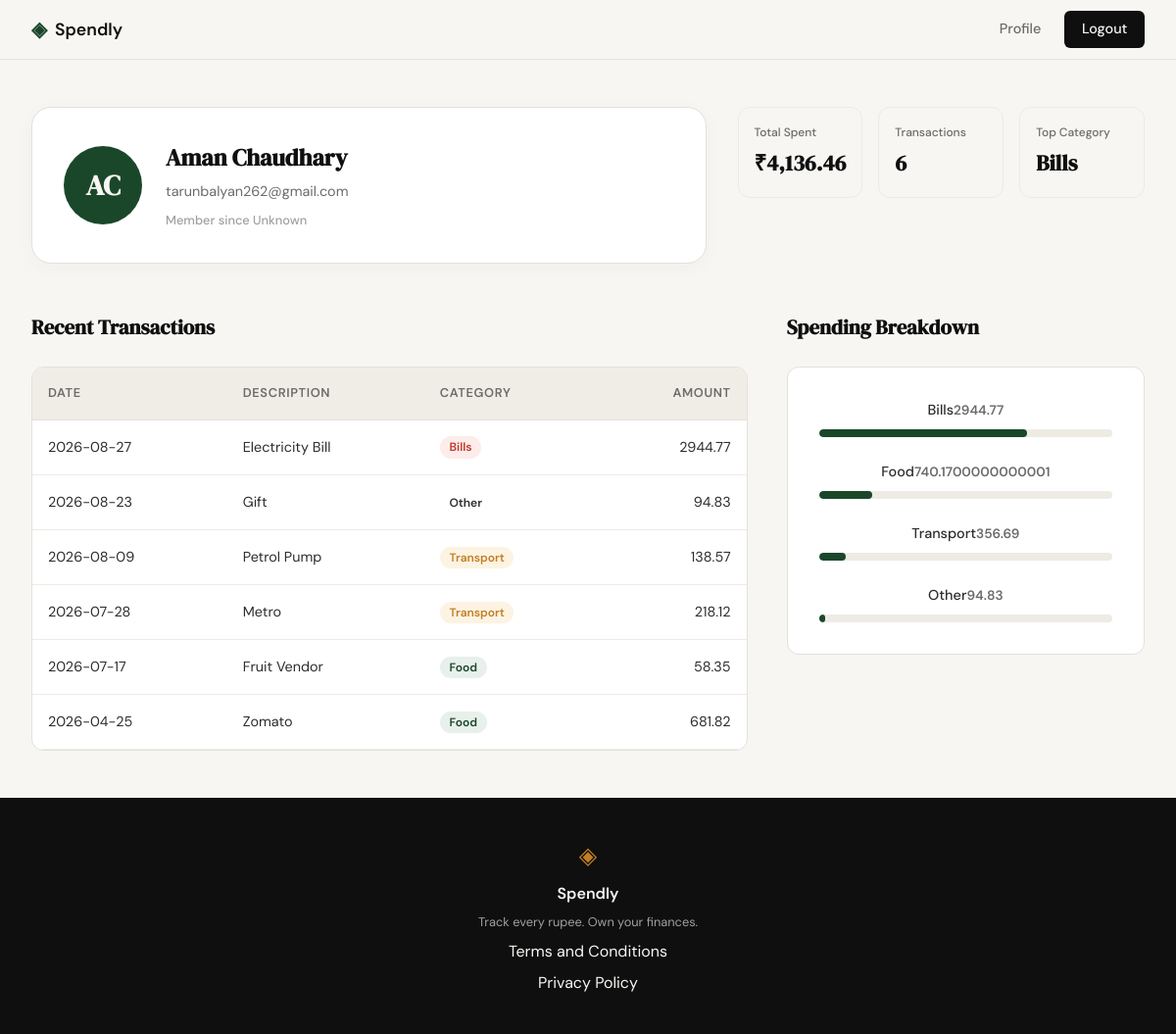
/profile (signed in), run on the app's committed database.
### tables this page shows
CREATE TABLE users (
                id INTEGER PRIMARY KEY AUTOINCREMENT,
                name TEXT NOT NULL,
                email TEXT NOT NULL UNIQUE,
                password TEXT NOT NULL
            );

CREATE TABLE expenses (
                id INTEGER PRIMARY KEY AUTOINCREMENT,
                user_id INTEGER NOT NULL,
                amount REAL NOT NULL,
                category TEXT NOT NULL,
                date TEXT NOT NULL,
                description TEXT,
                FOREIGN KEY (user_id) REFERENCES users (id)
            );

### app.py (the view)
@app.route("/profile")
def profile():
    user_id = session.get("user_id")
    if not user_id:
        flash("Please sign in to view your profile", "error")
        return redirect(url_for("login"))
    user_data = get_user_by_id(user_id)
    if not user_data:
        flash("User not found", "error")
        return redirect(url_for("login"))
    user = {
        "name": user_data["name"],
        "email": user_data["email"],
        "member_since": user_data["member_since"],
        "initials": "".join([n[0].upper() for n in user_data["name"].split()])
    }
    raw_stats = get_summary_stats(user_id)
    stats = {
        "total_spent": f"₹{raw_stats['total_spent']:,.2f}",
        "transaction_count": raw_stats["transaction_count"],
        "top_category": raw_stats["top_category"]
    }
    transactions = get_recent_transactions(user_id)
    categories = get_category_breakdown(user_id)
    return render_template(
        "profile.html",
        user=user,
        stats=stats,
        transactions=transactions,
        categories=categories
    )

### database/db.py (called while the page is built)
def get_db():
    conn = sqlite3.connect(DATABASE_PATH)
    conn.execute("PRAGMA foreign_keys = ON")
    return conn

### database/queries.py (called while the page is built)
def get_user_by_id(user_id):
    with get_db() as conn:
        conn.row_factory = sqlite3.Row
        cursor = conn.cursor()
        cursor.execute(
            "SELECT name, email FROM users WHERE id = ?",
            (user_id,)
        )
        row = cursor.fetchone()
        if row:
            member_since = "Unknown"
            return {
                "name": row["name"],
                "email": row["email"],
                "member_since": member_since
            }
    return None

def get_summary_stats(user_id):
    with get_db() as conn:
        conn.row_factory = sqlite3.Row
        cursor = conn.cursor()
        stats_row = cursor.execute(
            "SELECT SUM(amount) as total, COUNT(*) as count FROM expenses WHERE user_id = ?",
            (user_id,)
        ).fetchone()
        total = stats_row["total"] if stats_row and stats_row["total"] is not None else 0
        count = stats_row["count"] if stats_row else 0
        category_row = cursor.execute(
            "SELECT category FROM expenses WHERE user_id = ? GROUP BY category ORDER BY SUM(amount) DESC LIMIT 1",
            (user_id,)
        ).fetchone()
        top_category = category_row["category"] if category_row else "—"
        return {
            "total_spent": total,
            "transaction_count": count,
            "top_category": top_category
        }

def get_recent_transactions(user_id, limit=10):
    with get_db() as conn:
        conn.row_factory = sqlite3.Row
        cursor = conn.cursor()
        cursor.execute(
            "SELECT date, description, category, amount FROM expenses WHERE user_id = ? ORDER BY date DESC LIMIT ?",
            (user_id, limit)
        )
        rows = cursor.fetchall()
        return [
            {"date": row["date"], "desc": row["description"], "category": row["category"], "amount": row["amount"]}
            for row in rows
        ]

### templates/profile.html (shortened to what this page needs)
{% extends "base.html" %}
{% block head %}
  <link rel="stylesheet" href="{{ url_for('static', filename='css/profile.css') }}">
{% endblock %}
{% block content %}
<div class="profile-container">
    <section class="profile-header">
        <div class="user-card">
            <div class="avatar">{{ user.initials }}</div>
            <div class="user-details">
                <h1>{{ user.name }}</h1>
                <p class="user-email">{{ user.email }}</p>
                <p class="user-meta">Member since {{ user.member_since }}</p>
            </div>
        </div>
        <div class="stats-grid">
            <div class="stat-card">
                <span class="stat-label">Total Spent</span>
                <span class="stat-value">{{ stats.total_spent }}</span>
            </div>
            <div class="stat-card">
                <span class="stat-label">Transactions</span>
                <span class="stat-value">{{ stats.transaction_count }}</span>
            </div>
            <div class="stat-card">
                <span class="stat-label">Top Category</span>
                <span class="stat-value">{{ stats.top_category }}</span>
            </div>
        </div>
    </section>
    <div class="profile-main-grid">
        <section class="history-section">
            <h2>Recent Transactions</h2>
            <div class="table-container">
                <table class="profile-table">
                    <thead>
                        <tr>
                            <th>Date</th>
                            <th>Description</th>
                            <th>Category</th>
                            <th class="text-right">Amount</th>
                        </tr>
                    </thead>
                    <tbody>
                        {% for tx in transactions %}
                        <tr>
                            <td>{{ tx.date }}</td>
                            <td>{{ tx.desc }}</td>
                            <td>
                                <span class="category-badge badge-{{ tx.category|lower }}">
                                    {{ tx.category }}
                                </span>
                            </td>
                            <td class="text-right">{{ tx.amount }}</td>
                        </tr>
                        {% endfor %}
                    </tbody>
                </table>
            </div>
        </section>
        <section class="breakdown-section">
            <h2>Spending Breakdown</h2>
            <div class="category-card">
                {% for cat in categories %}
                <div class="bar-row">
                    <div class="bar-info">
                        <span class="bar-label">{{ cat.name }}</span>
                        <span class="bar-value">{{ cat.amount }}</span>
                    </div>
                    <div class="bar-track">
                        <div class="bar-fill" style="width: {{ cat.percentage }}%"></div>
                    </div>
                </div>
                {% endfor %}
            </div>
        </section>
    </div>
</div>
{% endblock %}

### templates/base.html (shortened to what this page needs)
<!DOCTYPE html>
<html lang="en">
  <head>
    <link rel="stylesheet"
      href="{{ url_for('static', filename='css/style.css') }}">
    {% block head %}{% endblock %}
  </head>
  <body>
    <nav class="navbar">
      <div class="nav-inner">
        <a href="{{ url_for('landing') }}" class="nav-brand">
          <span class="brand-icon">◈</span>
          <span class="brand-name">Spendly</span>
        </a>
        <div class="nav-links">
          {% if session.get('user_id') %}
            <a href="{{ url_for('profile') }}">Profile</a>
            <a href="{{ url_for('logout') }}" class="nav-cta">Logout</a>
          {% else %}
            <a href="{{ url_for('login') }}">Sign in</a>
            <a href="{{ url_for('register') }}" class="nav-cta">Get started</a>
          {% endif %}
        </div>
      </div>
    </nav>
    <main class="main-content">
      {% block content %}{% endblock %}
    </main>
    <footer class="footer">
      <div class="footer-inner">
        <span class="brand-icon">◈</span>
        <span class="footer-name">Spendly</span>
        <p class="footer-copy">Track every rupee. Own your finances.</p>
          <a href="{{ url_for('terms') }}">Terms and Conditions</a>
          <a href="{{ url_for('privacy') }}">Privacy Policy</a>
      </div>
    </footer>
  </body>
</html>

### static/css/style.css (style rules this page uses)
:root { --ink: #0f0f0f; --ink-soft: #2d2d2d; --ink-muted: #6b6b6b; --ink-faint: #a0a0a0; --paper: #f7f6f3; --paper-warm: #f0ede6; --paper-card: #ffffff; --accent: #1a472a; --accent-light: #e8f0eb; --accent-2: #c17f24; --accent-2-light: #fdf3e3; --danger: #c0392b; --danger-light: #fdecea; --border: #e4e1da; --border-soft: #eeebe4; --font-display: 'DM Serif Display', Georgia, serif; --font-body: 'DM Sans', system-ui, sans-serif; --max-width: 1200px; --auth-width: 440px; --radius-sm: 6px; --radius-md: 12px; --radius-lg: 20px; }
*, *::before, *::after { box-sizing: border-box; margin: 0; padding: 0; }
html { font-size: 16px; scroll-behavior: smooth; }
body { background: var(--paper); color: var(--ink); font-family: var(--font-body); font-size: 1rem; line-height: 1.6; -webkit-font-smoothing: antialiased; }
a { color: inherit; text-decoration: none; }
.navbar { position: sticky; top: 0; z-index: 100; background: var(--paper); border-bottom: 1px solid var(--border); padding: 0 2rem; }
.nav-inner { max-width: var(--max-width); margin: 0 auto; height: 60px; display: flex; align-items: center; justify-content: space-between; }
.nav-brand { display: flex; align-items: center; gap: 0.5rem; font-family: var(--font-body); font-weight: 600; font-size: 1.1rem; color: var(--ink); }
.brand-icon { color: var(--accent); font-size: 1.3rem; }
.brand-name { color: var(--ink); }
.nav-links { display: flex; align-items: center; gap: 1.5rem; font-size: 0.9rem; font-weight: 500; }
.nav-links a { color: var(--ink-muted); transition: color 0.2s; }
.nav-cta { background: var(--ink) !important; color: var(--paper) !important; padding: 0.45rem 1.1rem; border-radius: var(--radius-sm); transition: background 0.2s !important; }
.main-content { min-height: calc(100vh - 60px - 100px); }
.stat-card { background: var(--paper); border: 1px solid var(--border-soft); padding: 1rem; border-radius: var(--radius-md); display: flex; flex-direction: column; gap: 0.25rem; }
.stat-label { font-size: 0.75rem; color: var(--ink-muted); font-weight: 500; }
.stat-value { font-family: var(--font-display); font-size: 1.4rem; color: var(--ink); font-weight: 600; }
.bar-row { display: grid; grid-template-columns: 80px 1fr; align-items: center; gap: 1rem; }
.bar-label { font-size: 0.85rem; font-weight: 500; color: var(--ink-soft); }
.bar-track { height: 8px; background: var(--border-soft); border-radius: 999px; overflow: hidden; }
.bar-fill { height: 100%; border-radius: 999px; transition: width 0.6s ease; }
.footer { background: var(--ink); color: var(--paper); padding: 2.5rem 2rem; text-align: center; }
.footer-inner { display: flex; flex-direction: column; align-items: center; gap: 0.4rem; }
.footer .brand-icon { color: var(--accent-2); font-size: 1.5rem; }
.footer-name { font-weight: 600; font-size: 1rem; }
.footer-copy { font-size: 0.8rem; color: var(--ink-faint); }

### data on the page
users: name "Aman Chaudhary", email "tarunbalyan262@gmail.com"
expenses: top_category "Bills", date "2026-08-27", desc "Electricity Bill", category "Bills", amount "2944.77", name "Bills", {{ cat.percentage }} 71 (drawn)
expenses: date "2026-08-23", desc "Gift", category "Other", amount "94.83", name "Other", {{ cat.percentage }} 2 (drawn)
expenses: date "2026-08-09", desc "Petrol Pump", category "Transport", amount "138.57"
expenses: date "2026-07-28", desc "Metro", category "Transport", amount "218.12"
expenses: date "2026-07-17", desc "Fruit Vendor", category "Food", amount "58.35"
expenses: date "2026-04-25", desc "Zomato", category "Food", amount "681.82"

### other printed values
{{ user.initials }} "AC"
{{ user.member_since }} "Unknown"
{{ stats.total_spent }} "₹4,136.46"
{{ stats.transaction_count }} "6"
{{ cat.name }} "Food" "Transport"
{{ cat.amount }} "740.1700000000001" "356.69"
